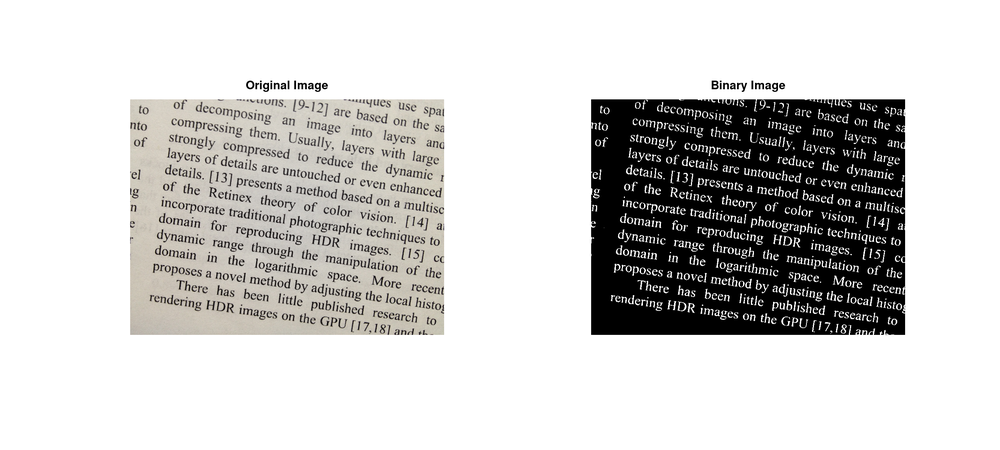
%> input picture Dữ liệu bài tập/Buổi 10 (21-12-C)/Origin and Binary Images.png, 1000 x 450 px, shrunk from 2666 x 1200 before the run, given in place of paper.jpg, which was not available
$ octave Ex10_3.m   (GNU Octave 9; MATLAB toolbox functions it lacks are replaced by stand-ins)
%> lines starting %> are read from the running program, lines starting %| are printed output that depends on the picture; in (x1, y1, x2, y2) boxes, pixels count from 0 and x2, y2 are one past the last pixel; in counts of white or black regions, pixels touching at a corner belong together; the program's own positions count from 1; pictures that were not available may be replaced by others from this repository, and a replacement may not be noted
%Ex10_3 Hough Transform Application
clear, clc, close all;
%%%%%%%%%%%%%%%%%%%%%%%%%%%%%%%%%%%%%%%%
%load test image
Img = imread('paper.jpg');
%> Img is the input picture: size 450x1000x3 uint8; mean R, G, B 206.4, 205.6, 204.2

pkg load image;
%binarize the input image
level = graythresh(Img);
%> level = 0.518
bw_Img = 1 - im2bw(Img, level);
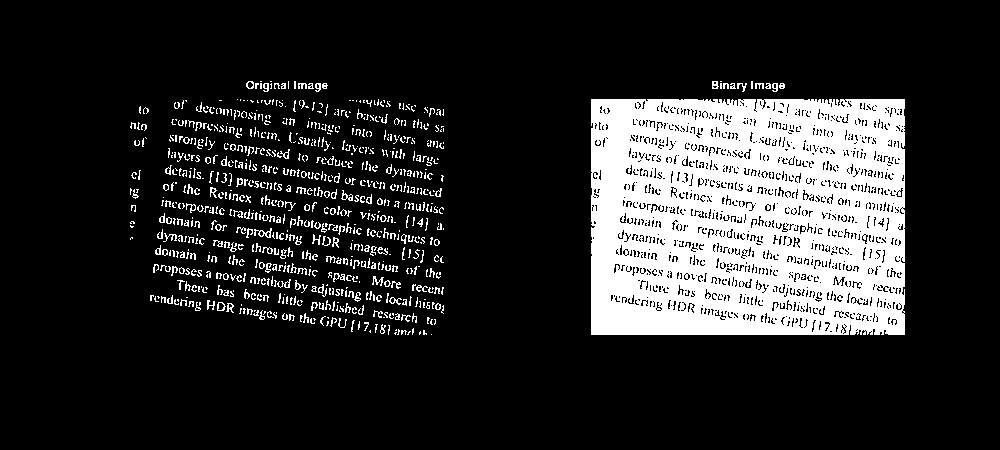
%> bw_Img: size 450x1000 double; values 0 (black) and 1 (white), 17.1% white; 810 white regions (591 under 20 px), largest, box (x1, y1, x2, y2) and area: (591, 99, 905, 335) 65558, (254, 228, 272, 238) 73, (372, 276, 384, 286) 51
col = size(bw_Img, 2);
%> col = 1000

%show images
FS = 15; %fontsize of caption
figure(1), clf;
subplot(1, 2, 1), imshow(Img), title('Original Image', "fontsize", FS);
subplot(1, 2, 2), imshow(bw_Img), title('Binary Image', "fontsize", FS);
saveas(1, 'Origin and Binary Images.png');

%compute Hough transform
[H, theta, rho] = hough(bw_Img, 'Theta', -90 : 1 : 90, 'RhoResolution', 1);
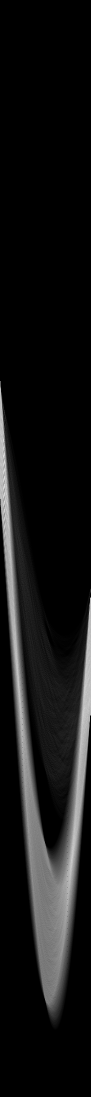
%> H: size 2193x181 double (shown at 1/2 size); min 0, max 435, mean 35.1; drawn with min black and max white
%> theta = 181 values from -90 to 90; rho = 2193 values from -1096 to 1096
figure(2), clf;
imagesc(theta, rho, H); axis on, axis normal, hold on;
colormap(hot), colorbar;
set(gca, "fontsize", FS);
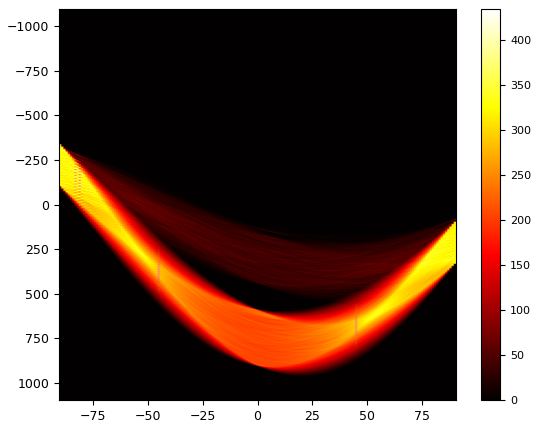
%> figure redrawn from the program's plot data
saveas(2, 'Hough Transform Computation.png');

%detect peaks in Hough transform
peakNum = 6;
P = houghpeaks(H, peakNum, 'threshold', ceil(0.2*max(H(:))));
%> P = [912 8; 1760 136; 881 8; 1796 136; 958 10; 1456 46]
lines = houghlines(bw_Img, theta, rho, P, 'FillGap', 5, 'MinLength', 1);
%> lines = 31 lines; longest, point1 to point2 (x, y): (607, 100) to (843, 335), (890, 100) to (656, 335), (838, 101) to (605, 335), (592, 235) to (905, 285), (592, 291) to (905, 330), (592, 260) to (905, 298)
thetaPeaks = theta(P(:,2)); rhoPeaks = rho(P(:,1));
%> after `thetaPeaks = theta(P(:,2))`: thetaPeaks = [-83 45 -83 45 -81 -45]
%> after `rhoPeaks = rho(P(:,1))`: rhoPeaks = [-185 663 -216 699 -139 359]
plot(thetaPeaks, rhoPeaks, 'o', 'color', 'Y', 'LineWidth', 1.5);

%rotate by the orientation of the longest line
angle = median(thetaPeaks);
%> angle = -63
deskewed_Img = imrotate(Img, 90 + angle, 'bicubic', 'crop');
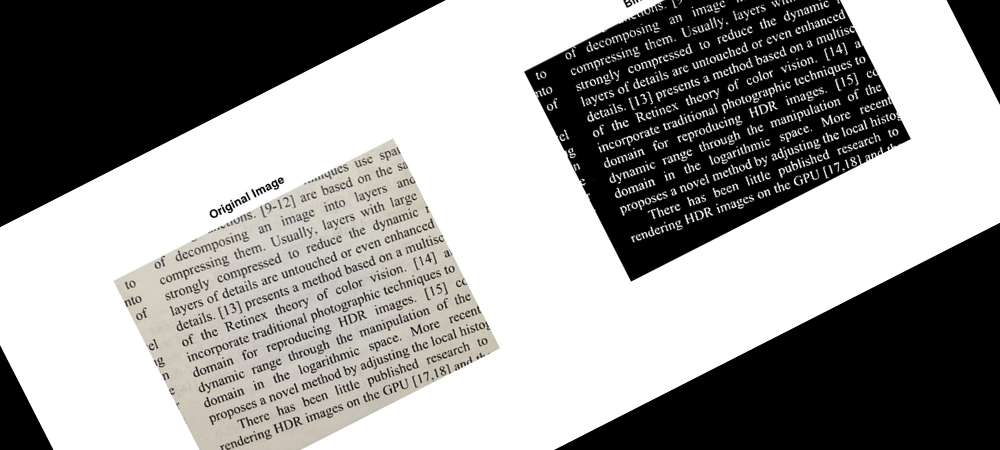
%> deskewed_Img: size 450x1000x3 uint8; mean R, G, B 149.4, 148.6, 147.3
figure(3), clf;
imshow(deskewed_Img), title('Deskewed Image', "fontsize", FS);
saveas(3, 'Deskewed Paper using Hough Transform.png');
